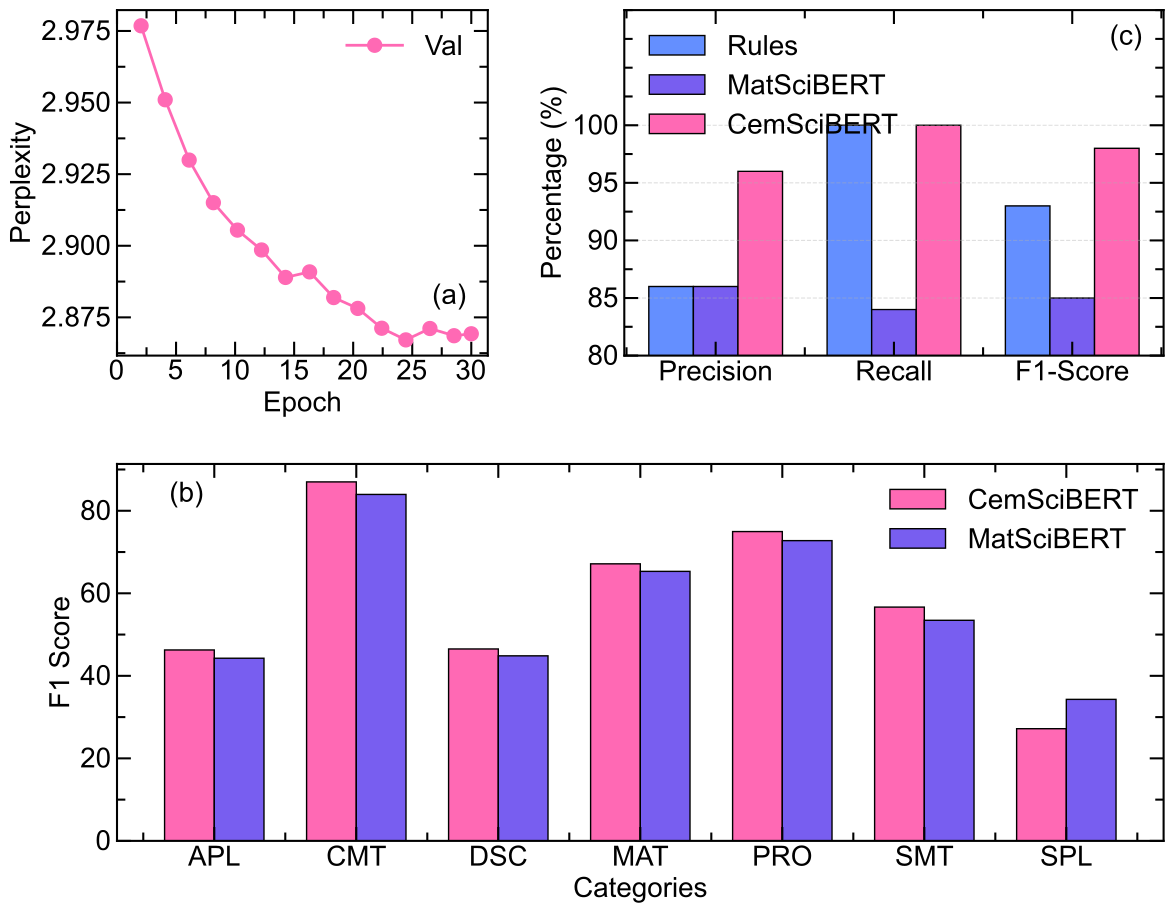

The script that saved this image:
from new_plot import *
from utils import *
import pandas as pd
import matplotlib.pyplot as plt
import numpy as np
from matplotlib.gridspec import GridSpec

set_font(weight='normal', size=20)

# --- Data for (a) ---
e2 = [2.04, 4.08, 6.11, 8.16, 10.2, 12.24, 14.27, 16.31,
      18.35, 20.39, 22.42, 24.46, 26.5, 28.54, 30]
l1 = [1.090848684310913, 1.082137107849121, 1.0749711990356445,
      1.0698847770690918, 1.0665922164916992, 1.064202904701233,
      1.0608892440795898, 1.0615594387054443, 1.0584527254104614,
      1.0571368932724, 1.0547302961349487, 1.0533106327056885,
      1.0546979904174805, 1.053818702697754, 1.0540558099746704]
l2 = [1.1629, 1.1455, 1.1355, 1.1287, 1.1236, 1.1192, 1.116,
      1.1137, 1.1114, 1.1092, 1.1075, 1.1066, 1.1055, 1.1051, 1.1048]

# --- Data for (b) ---
labels_b = ['APL', 'CMT', 'DSC', 'MAT', 'PRO', 'SMT', 'SPL']
cemscibert_scores = [46.27, 86.99, 46.51, 67.14, 74.96, 56.65, 27.18]
matscibert_scores = [44.26, 83.95, 44.84, 65.31, 72.76, 53.45, 34.29]

# --- Data for (c) ---
metrics = ['Precision', 'Recall', 'F1-Score']
rule_based = [86, 100, 93]
matscibert = [86, 84, 85]
cemscibert = [96, 100, 98]

# --- Combined figure: (a) + (c) on top, (b) on bottom ---
fig = plt.figure(figsize=(13.5, 11))
gs = GridSpec(2, 2, width_ratios=[5.5, 8],
             height_ratios=[5.5, 6], hspace=0.3, wspace=0.3)

# (a) Perplexity — top left
ax1 = fig.add_subplot(gs[0, 0])
ax1.plot(e2, np.exp(l1), '-o', color='hotpink', label='Val')
ax1.set_xticks([0, 5, 10, 15, 20, 25, 30])
ax1.set_ylabel('Perplexity')
ax1.set_xlabel('Epoch')
ax1.text(0.85, 0.15, '(a)', transform=ax1.transAxes)
ax1.legend()

# (c) Model performance comparison — top right
ax3 = fig.add_subplot(gs[0, 1])
x_c = np.arange(len(metrics))
width_c = 0.25
ax3.bar(x_c - width_c, rule_based, width_c, label='Rules', fc='#648FFF', ec='k')
ax3.bar(x_c, matscibert, width_c, label='MatSciBERT', fc='#785EF0', ec='k')
ax3.bar(x_c + width_c, cemscibert, width_c, label='CemSciBERT', fc='hotpink', ec='k')
ax3.set_xticks(x_c)
ax3.set_xticklabels(metrics)
ax3.set_ylabel('Percentage (%)')
ax3.set_ylim(80, 110)
ax3.set_yticks([80, 85, 90, 95, 100])
# ax3.set_title('Model Performance Comparison')
ax3.legend(loc='upper left', ncol=2, handlelength=1, columnspacing=0.5,frameon=False)
ax3.grid(axis='y', linestyle='--', alpha=0.4)
ax3.text(0.9, 0.9, '(c)', transform=ax3.transAxes)

# (b) NER F1 scores — bottom, spanning full width
ax2 = fig.add_subplot(gs[1, :])
x_b = np.arange(len(labels_b))
width_b = 0.35
ax2.bar(x_b - width_b / 2, cemscibert_scores, width_b,
        label='CemSciBERT', fc='hotpink', ec='k')
ax2.bar(x_b + width_b / 2, matscibert_scores, width_b,
        label='MatSciBERT', fc='#785EF0', ec='k')
ax2.set_xlabel('Categories')
ax2.set_ylabel('F1 Score')
ax2.set_xticks(x_b)
ax2.set_xticklabels(labels_b)
ax2.legend(handlelength=1)
ax2.text(0.05, 0.9, '(b)', transform=ax2.transAxes)

# plt.savefig('../figures/fig_2_abc.png', dpi=300, bbox_inches='tight')
plt.savefig('../figures/fig_2_abc.pdf', dpi=1200, format='pdf',bbox_inches='tight')
plt.show()
